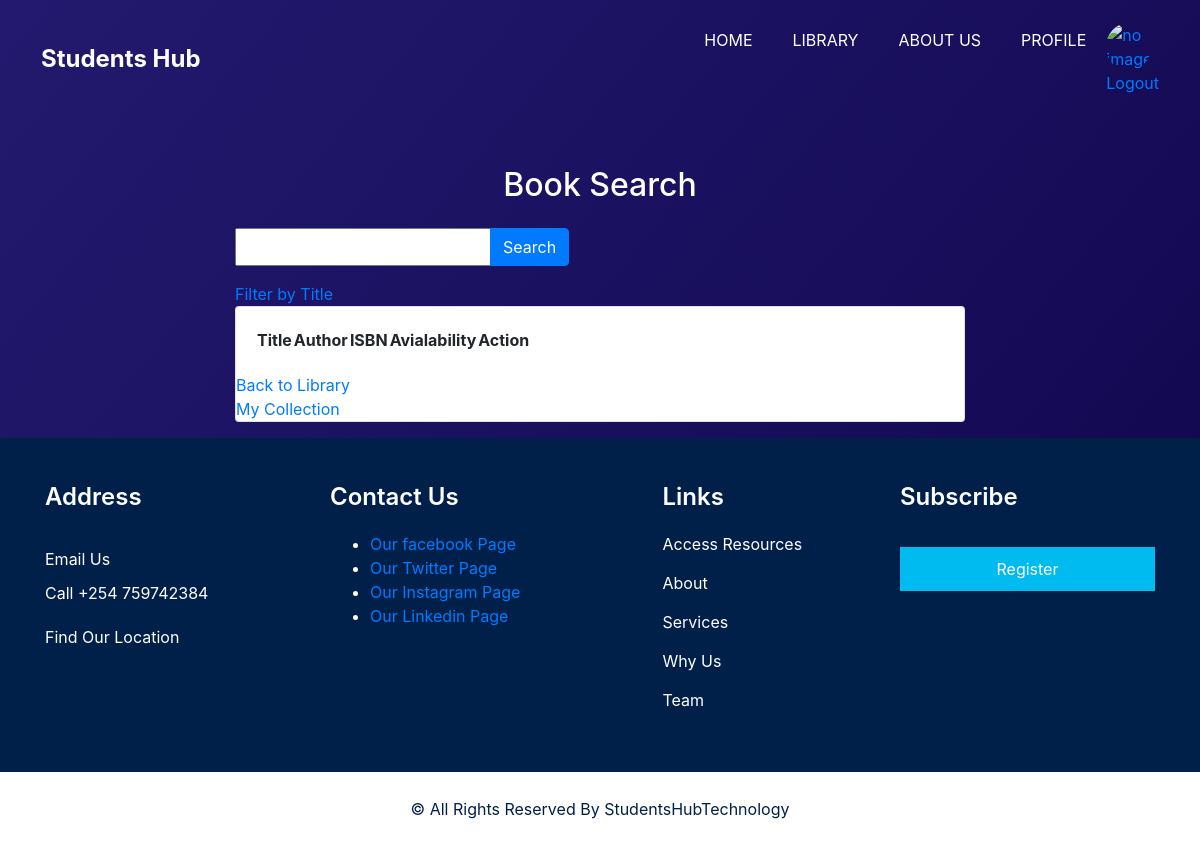
Before: /pages/filterbyISBN/ with the older database file.
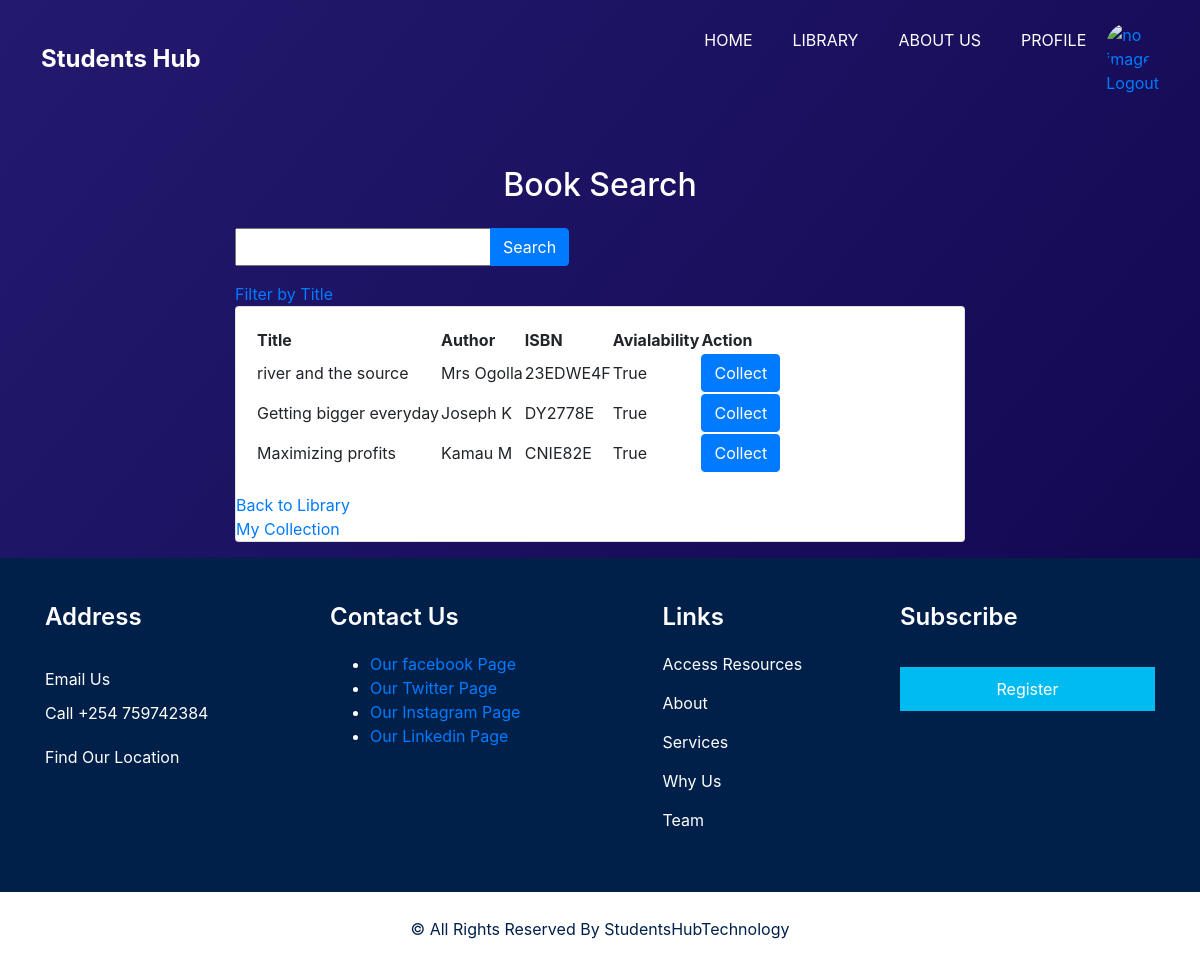
After: the same page with the newer database file.
### app/models.py (models this page shows, shortened)
class LibraryBook(models.Model):
    title = models.CharField(max_length=255)
    course = models.ManyToManyField(Course)
    author = models.CharField(max_length=100)
    ISBN = models.CharField(max_length=13, unique=True)
    available = models.BooleanField(default=True)
    file = models.FileField(upload_to='documents/',default='This cannot be downloaded')

### pages/views.py (the view)
# urls.py: path('filterbyISBN/', filterbyISBN, name='filterbyISBN'),
def filterbyISBN(request):
    book_list = LibraryBook.objects.all()
    book_filter = BookFilterbyISBN(request.GET, queryset=book_list)
    return render(request, 'filterbyISBN.html', {'filter': book_filter})

### pages/templates/filterbyISBN.html (shortened to what this page needs)
{% extends 'base.html' %}
{% block content %}
<!DOCTYPE html>
<html lang="en">
<head>
    <link href="https://stackpath.bootstrapcdn.com/bootstrap/4.3.1/css/bootstrap.min.css" rel="stylesheet">
</head>
<body class="bg-light">
<div class="container mt-5">
    <div class="row justify-content-center">
        <div class="col-md-8">
            <h2 class="text-center mb-4 text-white">Book Search</h2>
            <form method="get">
                <div class="input-group mb-3" aria-placeholder="here">
                    {{ filter.form.ISBN}}
                    <div class="input-group-append">
                        <button class="btn btn-primary" type="submit">Search</button>
                    </div>
                </div>
                <a href="{% url 'filterbytitle' %}">Filter by Title</a>
            </form>
                <div class="card mb-3">
                    <div class="card-body">
                        <table>
                            <thead>
                                <tr>
                                    <th>Title</th>
                                    <th>Author</th>
                                    <th>ISBN</th>
                                    <th>Avialability</th>
                                    <th>Action</th>
                                </tr>
                            </thead>
                            {%for book in filter.qs%}
                            <tbody>
                                <tr>
                                    <td>{{ book.title }}</td>
                                    <td>{{ book.author }}</td>
                                    <td>{{ book.ISBN }}</td>
                                    <td>{{ book.available }}</td>
                                    <td>
                                        <a href="" class="btn btn-primary">Collect</a>
                                    </td>
                                </tr>
                            </tbody>
                            {%endfor%}
                        </table>
                </div>
            <a href="{% url 'library' %}">Back to Library</a>
            <a href="{% url 'collection' %}">My Collection</a>
        </div>
    </div>
</div>
</body>
</html>
{% endblock %}

### membersAuth/templates/base.html (shortened to what this page needs)
<!DOCTYPE html>
<html>
<head>
  {% load static %}
  <link rel="stylesheet" href="{% static 'membersAuth/css/bootstrap.min.css' %}">
  <link rel="stylesheet" type="text/css" href="{% static '/membersAuth/bootstrap.css'%}" />
  <link rel="stylesheet" type="text/css" href="https://cdnjs.cloudflare.com/ajax/libs/OwlCarousel2/2.3.4/assets/owl.carousel.min.css" />
  <link href="{% static 'membersAuth/css/font-awesome.min.css'%}" rel="stylesheet" />
  <link href="{% static 'membersAuth/css/style.css'%}" rel="stylesheet" />
  <link href="{% static 'membersAuth/css/responsive.css'%}" rel="stylesheet" />
</head>
<body class="sub_page">
  <div class="hero_area">
    <header class="header_section">
      <div class="container-fluid">
        <nav class="navbar navbar-expand-lg custom_nav-container ">
          <a class="navbar-brand" href="{% url 'home'%}">
            <span>
              Students Hub
            </span>
          </a>
          <div class="collapse navbar-collapse" id="navbarSupportedContent">
            <ul class="navbar-nav  ">
              <li class="nav-item ">
                <a class="nav-link" href="{% url 'home'%}">Home </a>
              </li>
              <li class="nav-item ">
                <a class="nav-link" href="{% url 'library'%}"> Library </a>
              </li>
              <li class="nav-item">
                <a class="nav-link" href="{% url 'about'%}">about us</a>
              </li>
              <li class="nav-item">
                <a class="nav-link" href="{% url 'profile'%}">profile</a>
              </li>
              <li class="nav-item">
                <a href="{% url 'profile'%}"><img src="{{ user.profile_picture.url }}" alt="no image" class="img-fluid rounded-circle profile-picture" style="max-width: 45px; height: auto;"><br></a>
              <a href="{% url 'logout'%}"> Logout <br> {{user.username}}</a>
              </li>
            </ul>
          </div>
        </nav>
      </div>
    </header>
 <main>{% block content %}{% endblock %}</main>
  <section class="info_section layout_padding2">
    <div class="container">
      <div class="row">
        <div class="col-md-6 col-lg-3 info_col">
          <div class="info_contact">
            <h4>
              Address
            </h4>
            <div class="contact_link_box">
              <a href="">
                  <a href="www.gmail.com">Email Us</a>
              </a>
              <a href="">
                <span>
                  Call +254 759742384
                </span>
              </a>
              <a href="">
                <span>
                <a href="https://maps.app.goo.gl/W95wSpWkB7BYXVYt8"> Find Our Location</a>
                </span>
              </a>
            </div>
          </div>
          <div class="info_social">
            <a href="">
              <i class="fa fa-facebook" aria-hidden="true"></i>
            </a>
            <a href="">
              <i class="fa fa-twitter" aria-hidden="true"></i>
            </a>
            <a href="">
              <i class="fa fa-linkedin" aria-hidden="true"></i>
            </a>
            <a href="">
              <i class="fa fa-instagram" aria-hidden="true"></i>
            </a>
          </div>
        </div>
        <div class="col-md-6 col-lg-3 info_col">
          <div class="info_detail">
            <h4>
              Contact Us
            </h4>
            <ul>
              <li> <a href="www.facebook.com">Our facebook Page</a></li>
              <li><a href="www.twitter.com">Our Twitter Page</a></li>
              <li><a href="www.instagram.com">Our Instagram Page</a></li>
              <li><a href="www.linkedin.com">Our Linkedin Page</a></li>
            </ul>
          </div>
        </div>
        <div class="col-md-6 col-lg-2 mx-auto info_col">
          <div class="info_link_box">
            <h4>
              Links
            </h4>
            <div class="info_links">
              <a class="active" href="{% url 'library'%}">
                Access Resources
              </a>
              <a class="" href="{% url 'about'%}">
                About
              </a>
              <a class="" href="service.html">
                Services
              </a>
              <a class="" href="why.html">
                Why Us
              </a>
              <a class="" href="team.html">
                Team
              </a>
            </div>
          </div>
        </div>
        <div class="col-md-6 col-lg-3 info_col ">
          <h4>
            Subscribe
          </h4>
          <form method="post" action="{% url 'managesubscribers' %}">
            <button type="submit">Register</button>
        </form>
        </div>
      </div>
    </div>
  </section>
  <section class="footer_section">
    <div class="container">
      <p>
        &copy;  All Rights Reserved By
        <a href="https://html.design/">StudentsHubTechnology</a>
      </p>
    </div>
  </section>
</body>
</html>

### membersAuth/static/membersAuth/css/style.css (style rules this page uses)
body { font-family: "Open Sans", sans-serif; color: #0c0c0c; background-color: #ffffff; overflow-x: hidden; }
.layout_padding2 { padding: 75px 0; }
a, a:hover, a:focus { text-decoration: none; }
.btn, .btn:focus { outline: none !important; -webkit-box-shadow: none; box-shadow: none; }
.hero_area { position: relative; min-height: 100vh; display: -webkit-box; display: -ms-flexbox; display: flex; -webkit-box-orient: vertical; -webkit-box-direction: normal; -ms-flex-direction: column; flex-direction: column; }
.sub_page .hero_area { min-height: auto; background: linear-gradient(130deg, #231a6f, #0f054c); }
.header_section { padding: 15px 0; }
.header_section .container-fluid { padding-right: 25px; padding-left: 25px; }
.navbar-brand span { font-weight: bold; font-size: 24px; color: #ffffff; }
.custom_nav-container { padding: 0; }
.custom_nav-container .navbar-nav { margin-left: auto; }
.custom_nav-container .navbar-nav .nav-item .nav-link { padding: 5px 20px; color: #ffffff; text-align: center; text-transform: uppercase; border-radius: 5px; -webkit-transition: all 0.3s; transition: all 0.3s; }
.info_section { background-color: #00204a; color: #ffffff; padding: 45px 0 15px 0; }
.info_section h4 { font-weight: 600; margin-bottom: 20px; }
.info_section .info_col { margin-bottom: 30px; }
.info_section .info_contact .contact_link_box { display: -webkit-box; display: -ms-flexbox; display: flex; -webkit-box-orient: vertical; -webkit-box-direction: normal; -ms-flex-direction: column; flex-direction: column; }
.info_section .info_contact .contact_link_box a { margin: 5px 0; color: #ffffff; }
.info_section .info_social { display: -webkit-box; display: -ms-flexbox; display: flex; margin-top: 20px; margin-bottom: 10px; }
.info_section .info_social a { display: -webkit-box; display: -ms-flexbox; display: flex; -webkit-box-pack: center; -ms-flex-pack: center; justify-content: center; -webkit-box-align: center; -ms-flex-align: center; align-items: center; color: #ffffff; border-radius: 100%; margin-right: 10px; font-size: 24px; }
.info_section .info_links { display: -webkit-box; display: -ms-flexbox; display: flex; -webkit-box-orient: vertical; -webkit-box-direction: normal; -ms-flex-direction: column; flex-direction: column; -ms-flex-wrap: wrap; flex-wrap: wrap; }
.info_section .info_links a { display: -webkit-box; display: -ms-flexbox; display: flex; -webkit-box-align: center; -ms-flex-align: center; align-items: center; margin-bottom: 15px; color: #ffffff; }
.info_section form button { width: 100%; text-align: center; display: inline-block; padding: 10px 55px; background-color: #00bbf0; color: #ffffff; border-radius: 0; -webkit-transition: all 0.3s; transition: all 0.3s; border: none; margin-top: 15px; }
.footer_section { position: relative; background-color: #ffffff; text-align: center; }
.footer_section p { color: #00204a; padding: 25px 0; margin: 0; }
.footer_section p a { color: inherit; }

### membersAuth/static/membersAuth/css/responsive.css (style rules this page uses)
@media (min-width: 1200px) { .container { max-width: 1170px; } }

Changed rows visible on the page:
added LibraryBook: title "river and the source", author "Mrs Ogolla", ISBN "23EDWE4F", available "True"
added LibraryBook: title "Getting bigger everyday", author "Joseph K", ISBN "DY2778E", available "True"
added LibraryBook: title "Maximizing profits", author "Kamau M", ISBN "CNIE82E", available "True"
